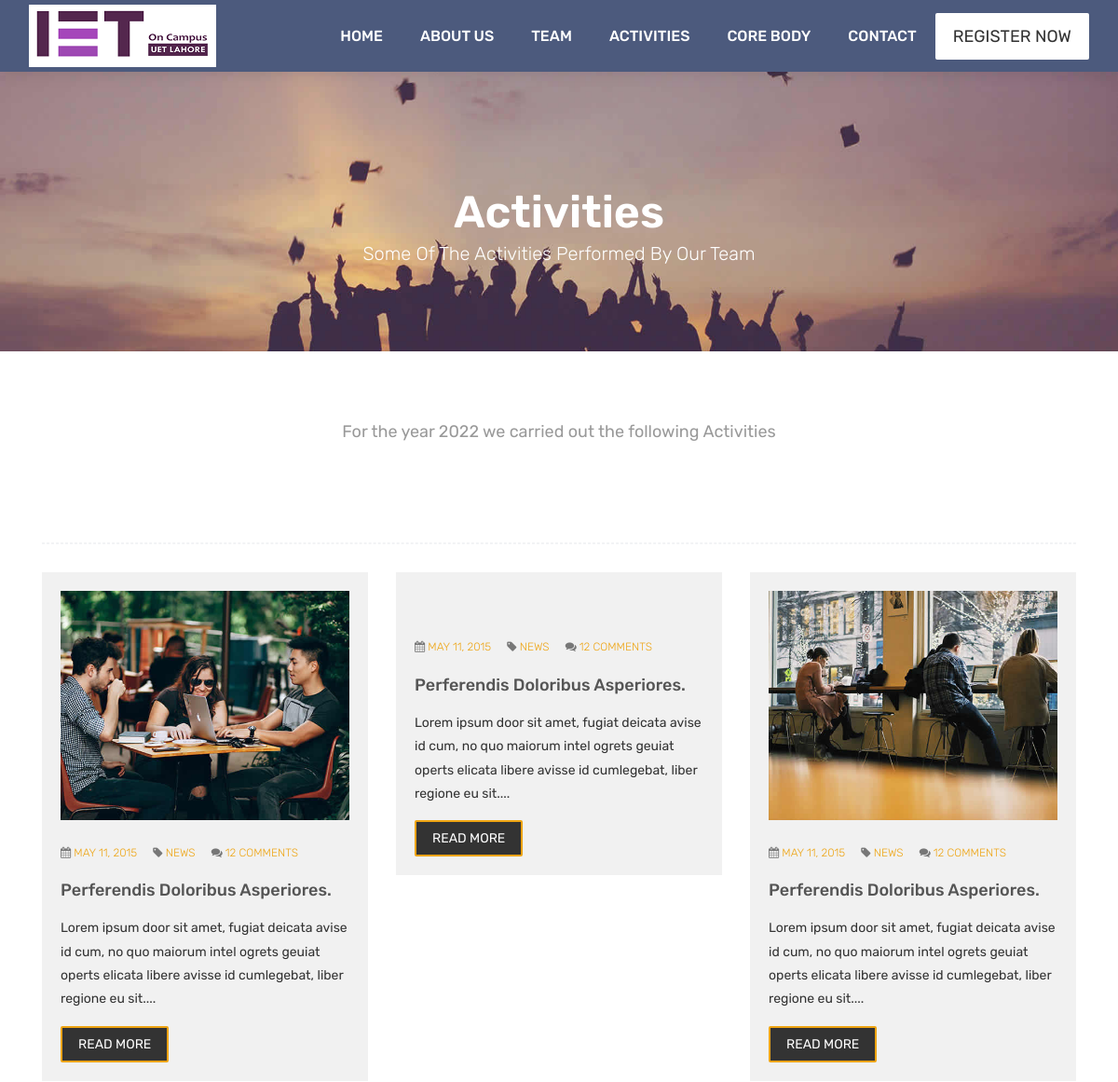
Page /activities/ (upper part) on the earlier database version.
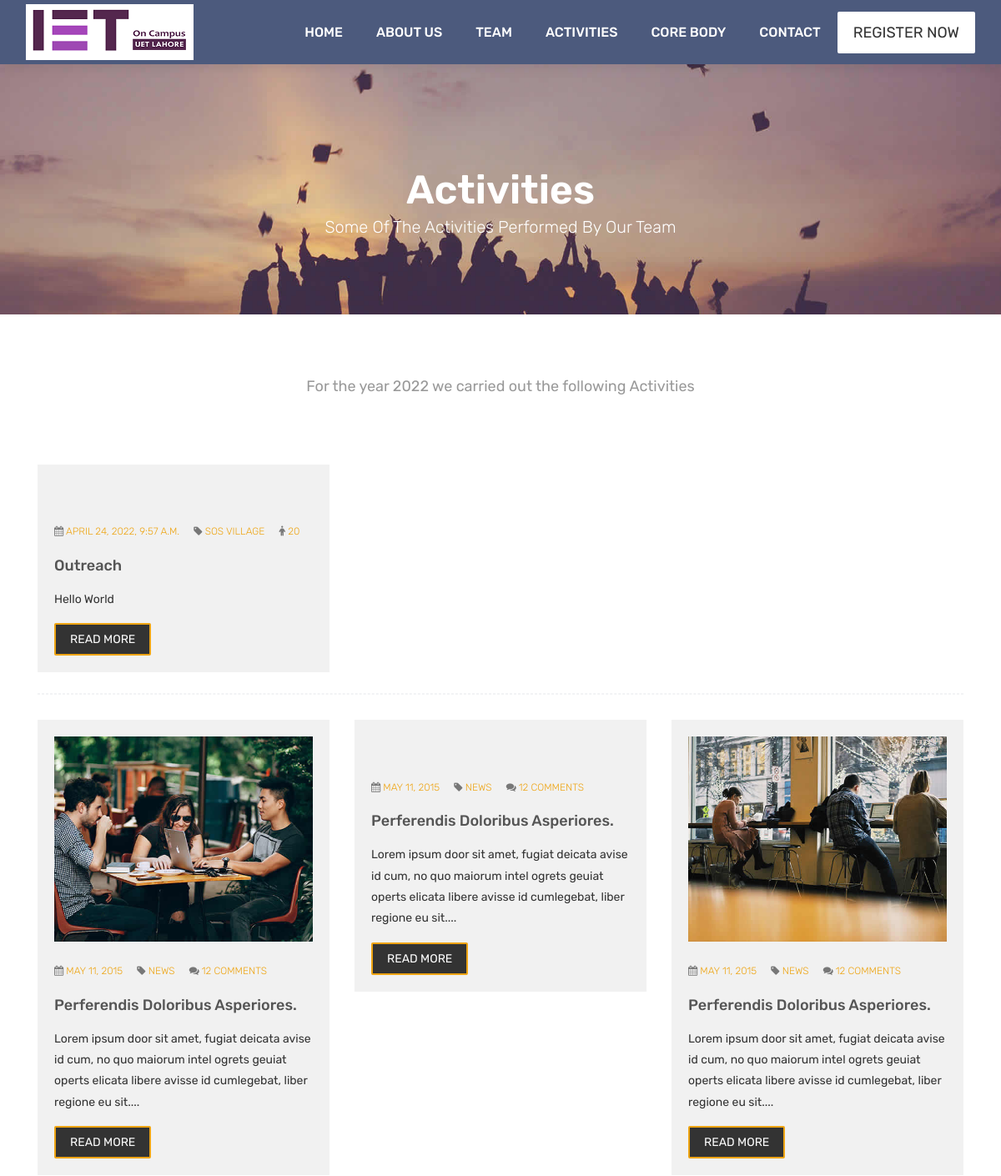
Same page on the later database version.
### cep/models.py (models this page shows)
class Activities(models.Model):
    event_id=models.AutoField(primary_key=True)
    name=models.CharField(max_length=100,null=False)
    image_field=models.ImageField(upload_to='activities/',null=True)
    registration_fee=models.IntegerField()
    venue=models.CharField(max_length=100,null=False)
    date_time=models.DateTimeField(null=False)
    no_of_attendees=models.IntegerField()
    member_id=models.ForeignKey(ExecutiveMembers,on_delete=models.CASCADE)
    details=models.CharField(max_length=1000,null=True)
    def get_absolute_url(self):
        return reverse('activity_detail', args=[self.event_id])

### cep/views.py (the view)
# urls.py: path('activities/',views.activities,name='activities'),
def activities(request):
    activities=Activities.objects.all()
    context={'activities':activities}
    return render(request, 'cep/activities.html',context)

### cep/templates/cep/activities.html (shortened to what this page needs)
{% load static %}
<!DOCTYPE html>
<html lang="en">
	<link rel="stylesheet" href="https://cdnjs.cloudflare.com/ajax/libs/font-awesome/6.1.1/css/all.min.css" />
    <link rel="stylesheet" href="{% static 'css/bootstrap.min.css' %}">
    <link rel="stylesheet" href="{% static 'style.css' %}">
    <link rel="stylesheet" href="{% static 'css/versions.css' %}">
    <link rel="stylesheet" href="{% static 'css/responsive.css' %}">
    <link rel="stylesheet" href="{% static 'css/custom.css' %}">
</head>
<body class="host_version">
	<header class="top-navbar">
		<nav class="navbar navbar-expand-lg navbar-light bg-light">
			<div class="container-fluid">
				<a class="navbar-brand" href="{% url 'index' %}">
					<img src="{% static 'images/IET_logo.png' %}" alt="" />
				</a>
				<div class="collapse navbar-collapse" id="navbars-host">
					<ul class="navbar-nav ml-auto">
						<li class="nav-item"><a class="nav-link" href="{% url 'index' %}">Home</a></li>
						<li class="nav-item"><a class="nav-link" href="{% url 'aboutus' %}">About Us</a></li>
						<li class="nav-item"><a class="nav-link" href="{% url 'teams' %}">Team </a></li>
						<li class="nav-item"><a class="nav-link" href="{% url 'activities' %}">Activities </a></li>
						<li class="nav-item"><a class="nav-link" href="{% url 'core_body' %}">Core Body</a></li>
						<li class="nav-item"><a class="nav-link" href="{% url 'contact' %}">Contact</a></li>
					</ul>
					<ul class="nav navbar-nav navbar-right">
						<li><a class="hover-btn-new log" href="{% url 'register' %}"><span>Register Now</span></a></li>
					</ul>
				</div>
			</div>
		</nav>
	</header>
	<div class="all-title-box">
		<div class="container text-center">
			<h1>Activities<span class="m_1">Some of the Activities performed by our Team</span></h1>
		</div>
	</div>
    <div id="overviews" class="section wb">
        <div class="container">
            <div class="section-title row text-center">
                <div class="col-md-8 offset-md-2">
                    <p class="lead">For the year 2022 we carried out the following Activities</p>
                </div>
            </div>
            <hr class="invis">
            <div class="row">
				{% for activity in activities %}
                <div class="col-lg-4 col-md-6 col-12">
                    <div class="blog-item">
						<div class="image-blog">
						</div>
						<div class="meta-info-blog">
							<span><i class="fa fa-calendar"></i> <a href="#">{{ activity.date_time }}</a> </span>
                            <span><i class="fa fa-tag"></i>  <a href="#">{{ activity.venue }}</a> </span>
                            <span><i class="fa-solid fa-person"></i> <a href="#">{{ activity.no_of_attendees }}</a></span>
						</div>
						<div class="blog-title">
							<h2><a href="#" title="">{{ activity.name }}</a></h2>
						</div>
						<div class="blog-desc">
							<p>{{ activity.details }}</p>
						</div>
						<div class="blog-button">
							<a class="hover-btn-new orange" href="{{ activity.get_absolute_url }}"><span>Read More<span></a>
						</div>
					</div>
                </div>
				{% endfor %}
            </div>
            <hr class="hr3">
            <div class="row">
                <div class="col-lg-4 col-md-6 col-12">
                   <div class="blog-item">
						<div class="image-blog">
							<img src="{% static 'images/blog_4.jpg' %}" alt="" class="img-fluid">
						</div>
						<div class="meta-info-blog">
							<span><i class="fa fa-calendar"></i> <a href="#">May 11, 2015</a> </span>
                            <span><i class="fa fa-tag"></i>  <a href="#">News</a> </span>
                            <span><i class="fa fa-comments"></i> <a href="#">12 Comments</a></span>
						</div>
						<div class="blog-title">
							<h2><a href="#" title="">perferendis doloribus asperiores.</a></h2>
						</div>
						<div class="blog-desc">
							<p>Lorem ipsum door sit amet, fugiat deicata avise id cum, no quo maiorum intel ogrets geuiat operts elicata libere avisse id cumlegebat, liber regione eu sit.... </p>
						</div>
						<div class="blog-button">
							<a class="hover-btn-new orange" href="#"><span>Read More</span></a>
						</div>
					</div>
                </div>
                <div class="col-lg-4 col-md-6 col-12">
                    <div class="blog-item">
						<div class="image-blog">
						</div>
						<div class="meta-info-blog">
							<span><i class="fa fa-calendar"></i> <a href="#">May 11, 2015</a> </span>
                            <span><i class="fa fa-tag"></i>  <a href="#">News</a> </span>
                            <span><i class="fa fa-comments"></i> <a href="#">12 Comments</a></span>
						</div>
						<div class="blog-title">
							<h2><a href="#" title="">perferendis doloribus asperiores.</a></h2>
						</div>
						<div class="blog-desc">
							<p>Lorem ipsum door sit amet, fugiat deicata avise id cum, no quo maiorum intel ogrets geuiat operts elicata libere avisse id cumlegebat, liber regione eu sit.... </p>
						</div>
						<div class="blog-button">
							<a class="hover-btn-new orange" href="#"><span>Read More</span></a>
						</div>
					</div>
                </div>
                <div class="col-lg-4 col-md-6 col-12">
                    <div class="blog-item">
						<div class="image-blog">
							<img src="{% static 'images/blog_6.jpg' %}" alt="" class="img-fluid">
						</div>
						<div class="meta-info-blog">
							<span><i class="fa fa-calendar"></i> <a href="#">May 11, 2015</a> </span>
                            <span><i class="fa fa-tag"></i>  <a href="#">News</a> </span>
                            <span><i class="fa fa-comments"></i> <a href="#">12 Comments</a></span>
						</div>
						<div class="blog-title">
							<h2><a href="#" title="">perferendis doloribus asperiores.</a></h2>
						</div>
						<div class="blog-desc">
							<p>Lorem ipsum door sit amet, fugiat deicata avise id cum, no quo maiorum intel ogrets geuiat operts elicata libere avisse id cumlegebat, liber regione eu sit.... </p>
						</div>
						<div class="blog-button">
							<a class="hover-btn-new orange" href="#"><span>Read More</span></a>
						</div>
					</div>
                </div>
            </div>
        </div>
    </div>
</body>
</html>

Differences in the rows shown:
added Activities: date_time "APRIL 24, 2022, 9:57 A.M.", venue "SOS VILLAGE", no_of_attendees "20", name "Outreach", details "Hello World"
